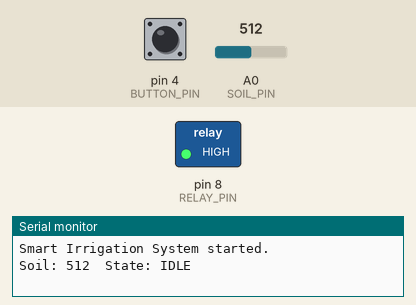
Recording of a sketch running on a simulated Arduino Uno, built with avr-gcc and run on an emulated ATmega328P. Parts: switched loads named in the sketch (green lamp = pin HIGH), the last lines printed to the serial monitor. Inputs (shaded band) come from the test bench; at power-on: A0 (SOIL_PIN) = 512, pin 4 (BUTTON_PIN) HIGH.

Above: at 1.2 s.
1.3 s: A0 (SOIL_PIN) set to 592
3.2 s: A0 (SOIL_PIN) set to 612
At 4.8 s:
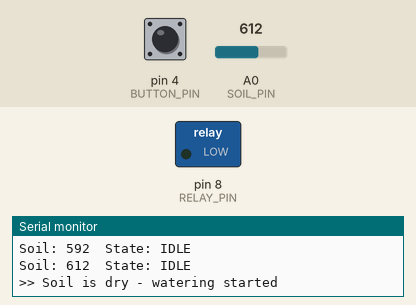
6.5 s: pin 4 (BUTTON_PIN) pulled LOW for 0.15 s
At 7.9 s:
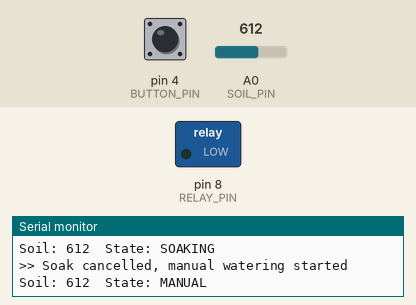
8.5 s: pin 4 (BUTTON_PIN) pulled LOW for 1 s
At 10.2 s:
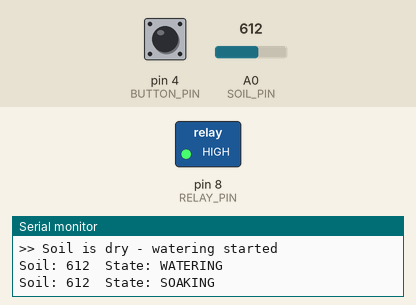
11.0 s: pin 4 (BUTTON_PIN) pulled LOW for 3.2 s
At 11.3 s:
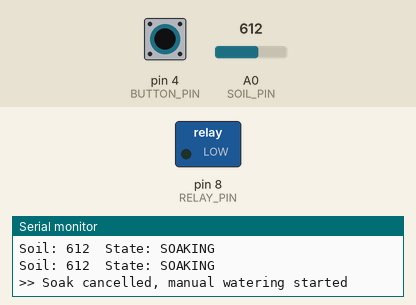
15.7 s: A0 (SOIL_PIN) set to 456
17.2 s: A0 (SOIL_PIN) set to 436
At 18.4 s:
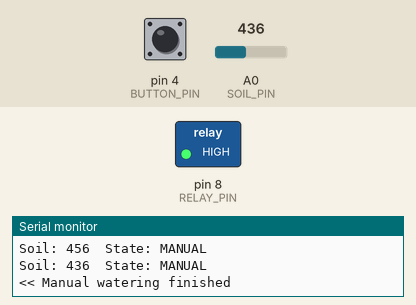
Timing chart, 0 to 20.2 s (numbered marks = the images above; inputs shaded):
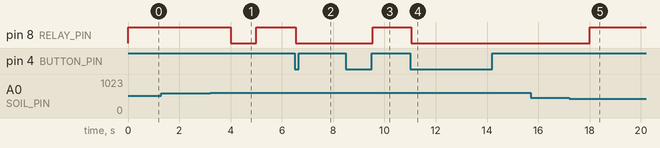

The sketch:

AUTOMATIC_WATERING_SYSTEM_V1_ARDUINO_CODE.ino
```cpp
// (licence header left out)
// ---------- PIN DEFINITIONS ----------
const int SOIL_PIN   = A0;  // Soil moisture sensor (analog input)
const int BUTTON_PIN = 4;   // Manual watering button (active LOW, INPUT_PULLUP)
const int RELAY_PIN  = 8;   // Relay controlling the pump / solenoid valve

// ---------- RELAY POLARITY ----------
// See "Relay polarity check" above.
const bool RELAY_ACTIVE_LOW = true;

// ---------- MOISTURE THRESHOLDS (HYSTERESIS) ----------
const int DRY_THRESHOLD = 600;  // Above this value -> soil is dry, start watering
const int WET_THRESHOLD = 450;  // Below this value -> soil is moist enough, stop
// DRY_THRESHOLD must be greater than WET_THRESHOLD. Calibrate both using the
// Serial Monitor readings described above.

// ---------- TIMING ----------
const unsigned long WATER_BURST_MS     = 1000;   // Duration of a single watering burst
const unsigned long SOAK_MS            = 60000;  // Wait time after a burst for water to soak in
const unsigned long MAX_TOTAL_WATER_MS = 20000;  // Safety cap on total consecutive watering time
const unsigned long MANUAL_MAX_MS      = 10000;  // Max duration for one manual watering press
const unsigned long DEBOUNCE_MS        = 50;     // Button debounce time
const unsigned long SENSOR_READ_MS     = 1000;   // How often to sample the sensor

// ---------- STATE MACHINE ----------
enum SystemState { IDLE, WATERING, SOAKING, MANUAL };
SystemState state = IDLE;

unsigned long stateStartTime  = 0;
unsigned long totalWateringMs = 0;
unsigned long lastSensorRead  = 0;
int soilValue = 0;

// Button debounce state
int lastButtonReading  = HIGH;
int stableButtonState  = HIGH;
unsigned long lastButtonChange = 0;

void setup() {
  Serial.begin(9600);
  pinMode(BUTTON_PIN, INPUT_PULLUP);
  pinMode(RELAY_PIN, OUTPUT);
  pumpOff();  // Uses RELAY_ACTIVE_LOW, correct regardless of relay type
  Serial.println(F("Smart Irrigation System started."));
}

void loop() {
  unsigned long now = millis();

  if (now - lastSensorRead >= SENSOR_READ_MS) {
    lastSensorRead = now;
    soilValue = analogRead(SOIL_PIN);
    Serial.print(F("Soil: "));
    Serial.print(soilValue);
    Serial.print(F("  State: "));
    Serial.println(stateName(state));
  }

  bool buttonPressed = readButton();

  switch (state) {

    case IDLE:
      if (buttonPressed) {
        state = MANUAL;
        stateStartTime = now;
        pumpOn();
        Serial.println(F(">> Manual watering started"));
      } else if (soilValue > DRY_THRESHOLD) {
        state = WATERING;
        stateStartTime = now;
        totalWateringMs = 0;
        pumpOn();
        Serial.println(F(">> Soil is dry - watering started"));
      }
      break;

    case WATERING:
      if (now - stateStartTime >= WATER_BURST_MS) {
        pumpOff();
        totalWateringMs += (now - stateStartTime);
        state = SOAKING;
        stateStartTime = now;
      } else if (buttonPressed) {
        pumpOff();
        state = IDLE;
        Serial.println(F("<< Watering cancelled by button"));
      }
      break;

    case SOAKING:
      if (buttonPressed) {
        state = MANUAL;
        stateStartTime = now;
        pumpOn();
        Serial.println(F(">> Soak cancelled, manual watering started"));
      } else if (now - stateStartTime >= SOAK_MS) {
        if (totalWateringMs >= MAX_TOTAL_WATER_MS) {
          state = IDLE;
          totalWateringMs = 0;
          Serial.println(F("<< SAFETY LIMIT reached - check sensor/calibration"));
        } else if (soilValue > DRY_THRESHOLD) {
          state = WATERING;
          stateStartTime = now;
          pumpOn();
          Serial.println(F(">> Still dry - additional watering burst"));
        } else {
          state = IDLE;
          totalWateringMs = 0;
          Serial.println(F("<< Moisture level sufficient, returning to idle"));
        }
      }
      break;

    case MANUAL:
      if (soilValue < WET_THRESHOLD || now - stateStartTime >= MANUAL_MAX_MS) {
        pumpOff();
        state = IDLE;
        Serial.println(F("<< Manual watering finished"));
      } else if (buttonPressed) {
        pumpOff();
        state = IDLE;
        Serial.println(F("<< Manual watering stopped by button"));
      }
      break;
  }
}

// ---------- HELPER FUNCTIONS ----------

void pumpOn() {
  digitalWrite(RELAY_PIN, RELAY_ACTIVE_LOW ? LOW : HIGH);
}

void pumpOff() {
  digitalWrite(RELAY_PIN, RELAY_ACTIVE_LOW ? HIGH : LOW);
}

bool readButton() {
  int reading = digitalRead(BUTTON_PIN);
  bool triggered = false;

  if (reading != lastButtonReading) {
    lastButtonChange = millis();
  }
  if ((millis() - lastButtonChange) > DEBOUNCE_MS) {
    if (reading != stableButtonState) {
      stableButtonState = reading;
      if (stableButtonState == LOW) triggered = true;
    }
  }
  lastButtonReading = reading;
  return triggered;
}

String stateName(SystemState s) {
  switch (s) {
    case IDLE: return "IDLE";
    case WATERING: return "WATERING";
    case SOAKING: return "SOAKING";
    case MANUAL: return "MANUAL";
  }
  return "?";
}
```

Measured:
- the behaviour switches between 600 and 601 on A0 (SOIL_PIN) (found by bisection; images 0 and 1)
- the behaviour switches between 450 and 449 on A0 (SOIL_PIN) (found by bisection; images 4 and 5)
- after the input at 3.2 s, pin 8 (RELAY_PIN): HIGH → LOW after 0.80 s, → HIGH 1.0 s later
- after the input at 6.5 s, pin 8 (RELAY_PIN): HIGH → LOW after 0.05 s
- after the input at 8.5 s, pin 8 (RELAY_PIN): LOW → HIGH after 1.1 s
- after the input at 11.0 s, pin 8 (RELAY_PIN): HIGH → LOW after 0.05 s
- after the input at 17.2 s, pin 8 (RELAY_PIN): LOW → HIGH after 0.80 s
